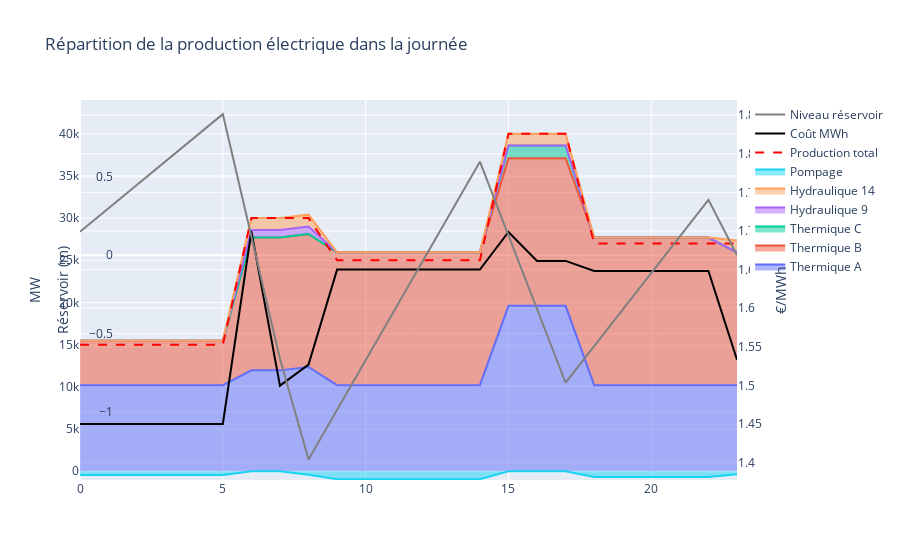

The notebook cell this image was saved under:
### Code cell
def df_results52(dict_N,dict_P,dict_Nstart,dict_Thermique,dict_Hydro,dict_S):
    df = pd.DataFrame()
    df["h"] = range(24) 
    df["Consommation (MW)"] = consommation
    df["Production total"] = 0
    df["Coût total"] = 0
    for X in dict_Thermique:
        df[f"Nb centrale {X}"] = [int(dict_N[X,t].X) for t in range(24)]
        df[f"Puissance tot {X}"] = [dict_P[X,t].X for t in range(24)]
        df[f"Coût {X}"] = [dict_N[X,t].X * dict_Thermique[X].Cbase + (dict_P[X,t].X - dict_N[X,t].X * dict_Thermique[X].Pmin) * dict_Thermique[X].Cmwh + dict_Nstart[X,t].X*dict_2[X].Cstart for t in range(24)]
        df["Production total"] += df[f"Puissance tot {X}"]
        df["Coût total"] += df[f"Coût {X}"]
    for Y in dict_Hydro:
        df[f"Fonctionnement {Y}"] = [dict_H[Y,t].X for t in range(24)]
        df[f"Démarrage {Y}"] = [dict_Hstart[Y,t].X for t in range(24)]
        df[f"Puissance tot {Y}"] = [dict_H[Y,t].X * dict_Hydro[Y].P for t in range(24)]
        df[f"Coût {Y}"] = [dict_H[Y,t].X * dict_Hydro[Y].Cheure + dict_Hstart[Y,t].X * dict_Hydro[Y].Cstart for t in range(24)]
        df["Production total"] += df[f"Puissance tot {Y}"]
        df["Coût total"] += df[f"Coût {Y}"]
    df["Pompage"] = [-dict_S[t].X for t in range(24)]
    df["Production total"] += df["Pompage"]
    df["Réservoir variation"] = [dict_S[t].X * debit_S - sum([dict_H[Y,t].X * dict_Hydro[Y].debit for Y in dict_Hydro]) for t in range(24)]
    df["Réservoir"] = df["Réservoir variation"].cumsum()
    df["Coût MWh"] = df["Coût total"]/df["Production total"]
    return df
df = df_results52(dict_N=dict_N,dict_P=dict_P,dict_Nstart=dict_Nstart,dict_Thermique=dict_Thermique,dict_Hydro=dict_Hydro,dict_S=dict_S)

def Results_viz52(df):
    fig = go.Figure()

    Ybis = df["Consommation (MW)"].copy()*0
    for X in dict_Thermique:
        Ybis += df[f"Puissance tot {X}"]
        fig.add_trace(
            go.Scatter(
            x=df["h"], 
            y=Ybis, 
            fill='tonexty',
            name = f"Thermique {X}"
            )
        )
    for Y in dict_Hydro:
        Ybis += df[f"Puissance tot {Y}"]
        fig.add_trace(
            go.Scatter(
            x=df["h"], 
            y=Ybis, 
            fill='tonexty',
            name = f"Hydraulique {Y}"
            )
        )
    fig.add_trace(
        go.Scatter(
        x=df["h"], 
        y=df["Pompage"], 
        fill='tozeroy',
        name = "Pompage"
        )
    )
    
    # fig.add_trace(
    #     go.Scatter(
    #         x = df["h"],
    #         y = df["Consommation (MW)"],
    #         name = "Consommation"
    #     )
    # )
    fig.add_trace(
        go.Scatter(
            x = df["h"],
            y = df["Production total"],
            name="Production total",
            line = dict(dash='dash',color="red")
        )
    )
    fig.add_trace(
        go.Scatter(
            x=df["h"],
            y=df["Coût MWh"],
            yaxis="y2",
            name="Coût MWh",
            line_color="black"
        )
    )
    fig.add_trace(
        go.Scatter(
            x=df["h"],
            y=df["Réservoir"],
            yaxis="y3",
            name="Niveau réservoir",
            line_color="grey"
        )
    )

    fig.update_layout(
        hovermode='x',
        yaxis=dict(title="MW" ,range=[df["Pompage"].min()*1.1,df["Consommation (MW)"].max()*1.1]),
        yaxis2=dict(
            title="€/MWh",
            range=[df["Coût MWh"].min()*0.95,df["Coût MWh"].max()*1.1],
            anchor="free",
            overlaying="y",
            side="right",
            position=1
            ),
        yaxis3=dict(
            title="Réservoir (m)",
            range=[df["Réservoir"].min()*1.1,df["Réservoir"].max()*1.1],
            anchor="free",
            overlaying="y",
            side="left",
            position=0.05
            ),
        title = "Répartition de la production électrique dans la journée"
    )
    return fig
fig = Results_viz52(df)
fig.write_html("test.html")
fig.show()

### Figure 1 — Plotly figure (JSON) as saved in the notebook; plotly's stock layout.template omitted (floating-point values rounded to 4 significant figures)
{"data": [{"fill": "tonexty", "name": "Thermique A", "type": "scatter", "x": [0, 1, 2, 3, 4, 5, 6, 7, 8, 9, 10, 11, 12, 13, 14, 15, 16, 17, 18, 19, 20, 21, 22, 23], "y": [10200.0, 10200.0, 10200.0, 10200.0, 10200.0, 10200.0, 11950, 11950, 12360.0, 10200.0, 10200.0, 10200.0, 10200.0, 10200.0, 10200.0, 19600, 19600, 19600, 10200, 10200, 10200, 10200, 10200, 10200.0]}, {"fill": "tonexty", "name": "Thermique B", "type": "scatter", "x": [0, 1, 2, 3, 4, 5, 6, 7, 8, 9, 10, 11, 12, 13, 14, 15, 16, 17, 18, 19, 20, 21, 22, 23], "y": [15450.0, 15450.0, 15450.0, 15450.0, 15450.0, 15450.0, 27700, 27700, 28110.0, 25950, 25950.0, 25950.0, 25950.0, 25950.0, 25950.0, 37100, 37100, 37100, 27700, 27700, 27700, 27700, 27700, 25950]}, {"fill": "tonexty", "name": "Thermique C", "type": "scatter", "x": [0, 1, 2, 3, 4, 5, 6, 7, 8, 9, 10, 11, 12, 13, 14, 15, 16, 17, 18, 19, 20, 21, 22, 23], "y": [15450.0, 15450.0, 15450.0, 15450.0, 15450.0, 15450.0, 27700, 27700, 28110.0, 25950, 25950.0, 25950.0, 25950.0, 25950.0, 25950.0, 38600, 38600, 38600, 27700, 27700, 27700, 27700, 27700, 25950]}, {"fill": "tonexty", "name": "Hydraulique 9", "type": "scatter", "x": [0, 1, 2, 3, 4, 5, 6, 7, 8, 9, 10, 11, 12, 13, 14, 15, 16, 17, 18, 19, 20, 21, 22, 23], "y": [15450.0, 15450.0, 15450.0, 15450.0, 15450.0, 15450.0, 28600, 28600, 29010.0, 25950, 25950.0, 25950.0, 25950.0, 25950.0, 25950.0, 38600, 38600, 38600, 27700, 27700, 27700, 27700, 27700, 25950]}, {"fill": "tonexty", "name": "Hydraulique 14", "type": "scatter", "x": [0, 1, 2, 3, 4, 5, 6, 7, 8, 9, 10, 11, 12, 13, 14, 15, 16, 17, 18, 19, 20, 21, 22, 23], "y": [15450.0, 15450.0, 15450.0, 15450.0, 15450.0, 15450.0, 30000, 30000, 30410.0, 25950, 25950.0, 25950.0, 25950.0, 25950.0, 25950.0, 40000, 40000, 40000, 27700, 27700, 27700, 27700, 27700, 27350]}, {"fill": "tozeroy", "name": "Pompage", "type": "scatter", "x": [0, 1, 2, 3, 4, 5, 6, 7, 8, 9, 10, 11, 12, 13, 14, 15, 16, 17, 18, 19, 20, 21, 22, 23], "y": [-450.0, -450.0, -450.0, -450.0, -450.0, -450.0, 0, 0, -410.0, -950.0, -950.0, -950.0, -950.0, -950.0, -950.0, 0, 0, 0, -700.0, -700.0, -700.0, -700.0, -700.0, -350.0]}, {"line": {"color": "red", "dash": "dash"}, "name": "Production total", "type": "scatter", "x": [0, 1, 2, 3, 4, 5, 6, 7, 8, 9, 10, 11, 12, 13, 14, 15, 16, 17, 18, 19, 20, 21, 22, 23], "y": [15000, 15000, 15000, 15000, 15000, 15000, 30000, 30000, 30000, 25000, 25000, 25000, 25000, 25000, 25000, 40000, 40000, 40000, 27000, 27000, 27000, 27000, 27000, 27000]}, {"line": {"color": "black"}, "name": "Coût MWh", "type": "scatter", "x": [0, 1, 2, 3, 4, 5, 6, 7, 8, 9, 10, 11, 12, 13, 14, 15, 16, 17, 18, 19, 20, 21, 22, 23], "y": [1.45, 1.45, 1.45, 1.45, 1.45, 1.45, 1.7, 1.5, 1.527, 1.65, 1.65, 1.65, 1.65, 1.65, 1.65, 1.699, 1.661, 1.661, 1.648, 1.648, 1.648, 1.648, 1.648, 1.533], "yaxis": "y2"}, {"line": {"color": "grey"}, "name": "Niveau réservoir", "type": "scatter", "x": [0, 1, 2, 3, 4, 5, 6, 7, 8, 9, 10, 11, 12, 13, 14, 15, 16, 17, 18, 19, 20, 21, 22, 23], "y": [0.15, 0.3, 0.45, 0.6, 0.75, 0.9, 0.12, -0.66, -1.303, -0.9867, -0.67, -0.3533, -0.03667, 0.28, 0.5967, 0.1267, -0.3433, -0.8133, -0.58, -0.3467, -0.1133, 0.12, 0.3533, -7.216e-16], "yaxis": "y3"}], "layout": {"hovermode": "x", "title": {"text": "Répartition de la production électrique dans la journée"}, "yaxis": {"range": [-1045.0, 44000], "title": {"text": "MW"}}, "yaxis2": {"anchor": "free", "overlaying": "y", "position": 1, "range": [1.377, 1.87], "side": "right", "title": {"text": "€/MWh"}}, "yaxis3": {"anchor": "free", "overlaying": "y", "position": 0.05, "range": [-1.434, 0.99], "side": "left", "title": {"text": "Réservoir (m)"}}}}
